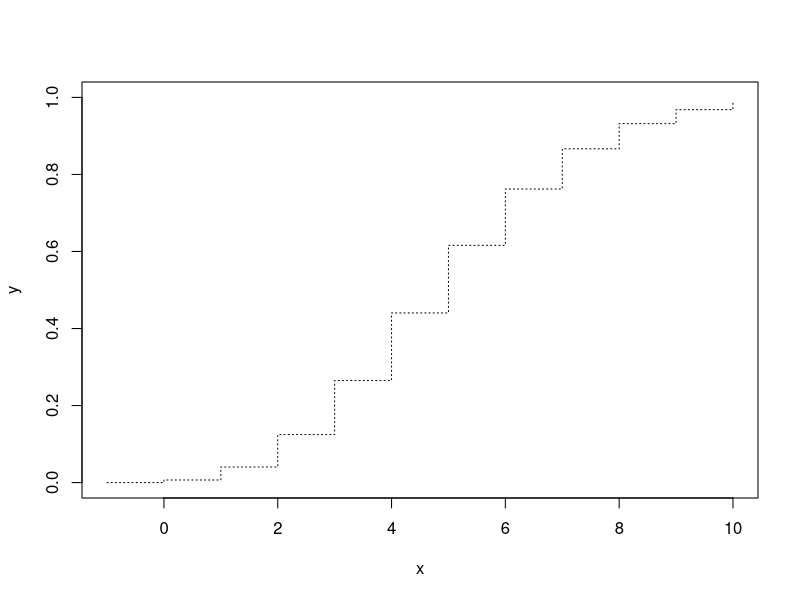
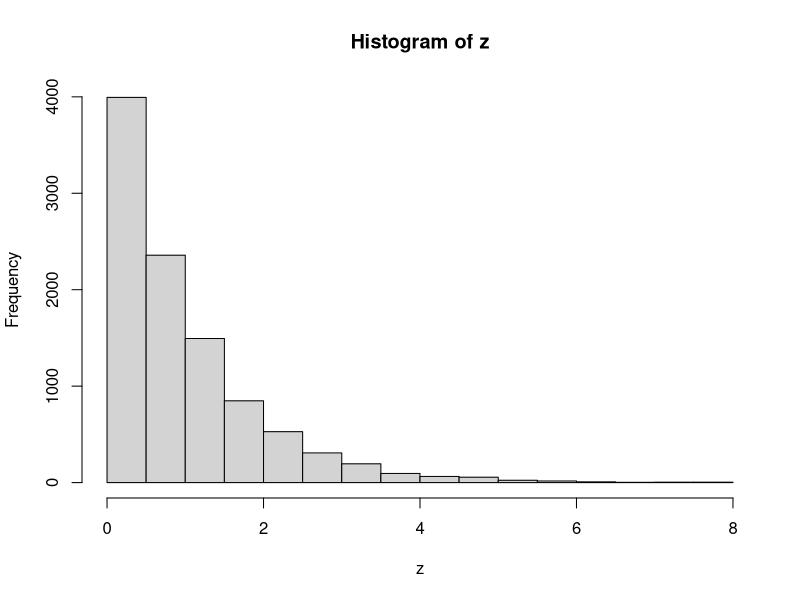
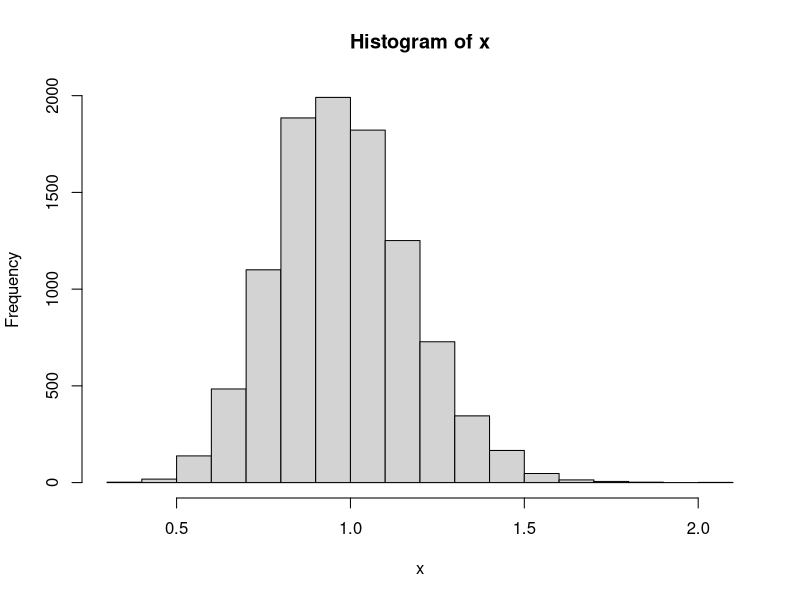

The R source for these figures, in order:
# 포아송 분포

x = seq(-1, 10, length = 100)
y <- ppois(x, lambda = 5)
plot(x,y, ylim=c(0,1), type = 's', lty=3)

# 중심극한정리

n = 1e+4
z = rexp(n)
hist(z)
sample(1:10, 3)

for(i in 1:n)
{ 
  idx = sample(1:n, 25)
  x[i] = mean(z[idx])}

hist(x)

# 감마 분포
?dgamma

a <- diag(c(1,1,2))

b <- diag(c(3,3,9))

a %*% b

a = c(1,2,3)
t(a)
a

t(a) %*% a 

mu.vec <- matrix( c(0,1,-1), 3,1)
Sigma.mat <- matrix(c(1, 0.5, 0,
                      0.5, 1, 0.3,
                      0, 0.3, 1)
                    ,3,3)
x = matrix( c(1,0,1/2), 3,1)
a = x-mu.vec
solve(Sigma.mat)
exp(-t(a)%*%solve(Sigma.mat)%*%a)
